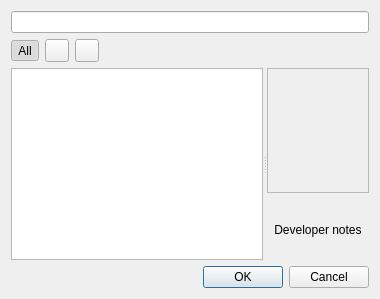
<?xml version="1.0" encoding="UTF-8"?>
<ui version="4.0">
 <class>WBQtCondActDialog</class>
 <widget class="QDialog" name="WBQtCondActDialog">
  <layout class="QVBoxLayout" name="rootLayout" stretch="0,0,1,0">
   <item>
    <widget class="QLineEdit" name="searchEdit">
     <property name="clearButtonEnabled">
      <bool>true</bool>
     </property>
    </widget>
   </item>
   <item>
    <widget class="QWidget" name="scopeBar">
     <layout class="QHBoxLayout" name="scopeLay">
      <property name="spacing">
       <number>6</number>
      </property>
      <property name="leftMargin">
       <number>0</number>
      </property>
      <property name="topMargin">
       <number>0</number>
      </property>
      <property name="rightMargin">
       <number>0</number>
      </property>
      <property name="bottomMargin">
       <number>0</number>
      </property>
      <item>
       <widget class="QToolButton" name="scopeAll">
        <property name="text">
         <string>All</string>
        </property>
        <property name="checkable">
         <bool>true</bool>
        </property>
        <property name="checked">
         <bool>true</bool>
        </property>
       </widget>
      </item>
      <item>
       <widget class="QToolButton" name="scopeFavorites">
        <property name="checkable">
         <bool>true</bool>
        </property>
       </widget>
      </item>
      <item>
       <widget class="QToolButton" name="scopeRecent">
        <property name="checkable">
         <bool>true</bool>
        </property>
       </widget>
      </item>
      <item>
       <spacer name="scopeSpacer">
        <property name="orientation">
         <enum>Qt::Horizontal</enum>
        </property>
       </spacer>
      </item>
      <item>
       <widget class="QLabel" name="matchLabel"/>
      </item>
     </layout>
    </widget>
   </item>
   <item>
    <widget class="QSplitter" name="split">
     <property name="orientation">
      <enum>Qt::Horizontal</enum>
     </property>
     <property name="childrenCollapsible">
      <bool>false</bool>
     </property>
     <widget class="QTreeWidget" name="tree">
      <property name="headerHidden">
       <bool>true</bool>
      </property>
      <property name="contextMenuPolicy">
       <enum>Qt::CustomContextMenu</enum>
      </property>
     </widget>
     <widget class="QWidget" name="rightPane">
      <layout class="QVBoxLayout" name="rightLay" stretch="1,0,0,0">
       <property name="leftMargin">
        <number>0</number>
       </property>
       <property name="topMargin">
        <number>0</number>
       </property>
       <property name="rightMargin">
        <number>0</number>
       </property>
       <property name="bottomMargin">
        <number>0</number>
       </property>
       <item>
        <widget class="QScrollArea" name="sentenceScroll">
         <property name="widgetResizable">
          <bool>true</bool>
         </property>
         <property name="minimumSize">
          <size>
           <width>0</width>
           <height>120</height>
          </size>
         </property>
         <widget class="QWidget" name="sentenceHost"/>
        </widget>
       </item>
       <item>
        <widget class="QLabel" name="warningsLabel">
         <property name="wordWrap">
          <bool>true</bool>
         </property>
         <property name="textInteractionFlags">
          <set>Qt::TextSelectableByMouse</set>
         </property>
        </widget>
       </item>
       <item>
        <widget class="QToolButton" name="notesToggle">
         <property name="text">
          <string>Developer notes</string>
         </property>
         <property name="checkable">
          <bool>true</bool>
         </property>
         <property name="autoRaise">
          <bool>true</bool>
         </property>
         <property name="toolButtonStyle">
          <enum>Qt::ToolButtonTextBesideIcon</enum>
         </property>
        </widget>
       </item>
       <item>
        <widget class="QLabel" name="helpLabel">
         <property name="wordWrap">
          <bool>true</bool>
         </property>
         <property name="alignment">
          <set>Qt::AlignLeft|Qt::AlignTop</set>
         </property>
         <property name="textInteractionFlags">
          <set>Qt::TextSelectableByMouse</set>
         </property>
        </widget>
       </item>
      </layout>
     </widget>
    </widget>
   </item>
   <item>
    <widget class="QDialogButtonBox" name="buttonBox">
     <property name="standardButtons">
      <set>QDialogButtonBox::Cancel|QDialogButtonBox::Ok</set>
     </property>
    </widget>
   </item>
  </layout>
 </widget>
 <resources/>
 <connections/>
</ui>
